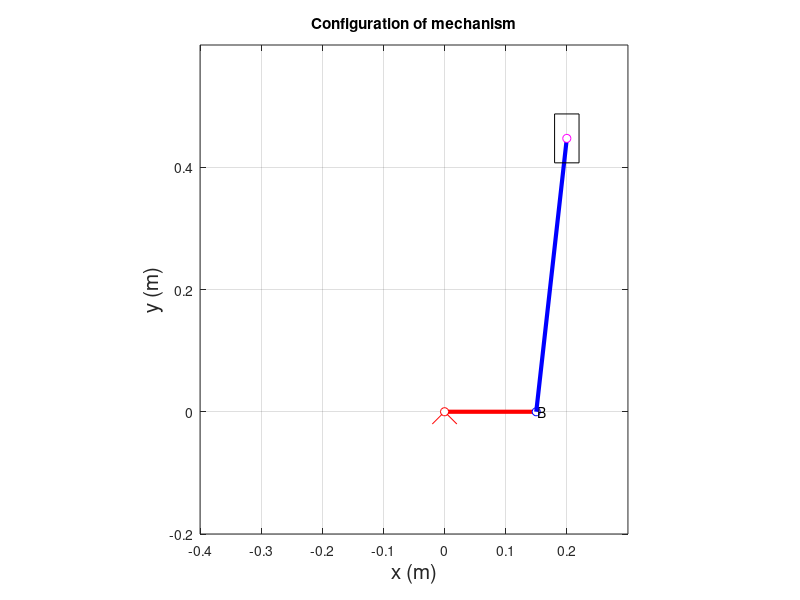
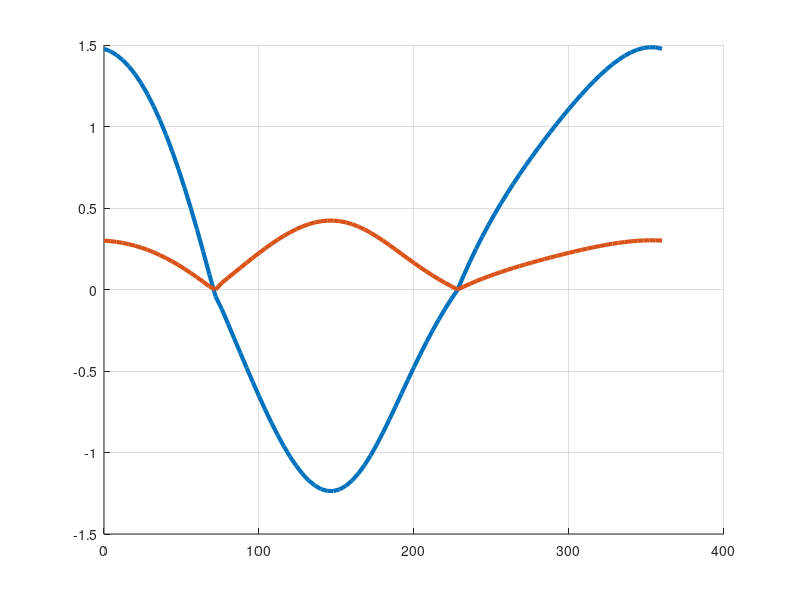

Here is the MATLAB script that generated these plots, in order: (Note: this script raises an error after producing the figures.)
%% MIE301 Lab 4
%% Starter Code - Calculate mechanism motion and plot it

close all; % closes all figures
clear all; % clears all variables from memory
clc;       % clears all calculations from the Matlab workspace

% Plot Parameters: these will be used to set the axis limits on the figure
% (units: 'm')
xmin= -0.4; % leftmost window edge
xmax= 0.3;  % rightmost window edge
ymin= -0.2; % bottom window edge
ymax= 0.6;  % top window edge

% Crank rotation angles (theta2)

theta2_deg=(0:4:360);     %forming the theta2 vector in degrees
theta2=pi/180*theta2_deg; %converting the degrees to radians
steps=length(theta2);     %calculating the length of the theta2 vector

% Dimensions of links and offset 
r2= 15/100;           % link #2 length r2, m
r3= 45/100;           % link #3 length r3, m
b = 20/100;           % offset, m
m = 0.8;              % mass of slider (kg)
g = 9.81;             % gravity in m/s^2
% set up figure
figure;                       %create new figure
%set(1,'WindowStyle','Docked')    %dock the figure
%% calculate mechanism motion and plot it

for i=1:steps                             % step through motion of the mechanism
    hold off;    
    
    % Draw Link 2:
    Ax(i) = 0;                            % pivot point of link 2 position
    Ay(i) = 0;                            % pivot point of link 2 position
    Bx(i) = r2*cos( theta2(i) );          % x-position of point B
    By(i) = r2*sin( theta2(i) );          % y-position of point B
    plot( [Ax(i) Bx(i)], [Ay(i), By(i)],'Color','r','LineWidth',3 ); % draw the link from A to B for the current configuration
    hold on;
    grid on;    
    
    % Draw Base Pivot:
    recsz = 0.02;                                   % size of drawn base pivot
    plot([0,recsz],[0,-recsz],'r');                 % draw base pivot
    plot([0,-recsz],[0,-recsz],'r');                % draw base pivot
    plot(0,0,'ro','MarkerFaceColor','w');           % draw a small circle at the base pivot point
    plot(Bx(i), By(i), 'bo','MarkerFaceColor','w'); % draw a small circle at B
    text(Bx(i)+.002, By(i), 'B','color','k');       % label point B    
    
    % Calculate D here:
    theta3(i) = acos((b-Bx(i))/r3);                 % angle theta_3
    Cx(i) = b;                                      % x-position of point C
    Cy(i) = r2*sin(theta2(i))+ r3*sin(theta3(i));   % y-position of point C
    
    % Draw Link 3:
    plot( [Bx(i), Cx(i)], [ By(i), Cy(i)],'Color','b','LineWidth',3 ); % draw the link from B to C for the current configuration
    plot(Cx(i),Cy(i),'mo','MarkerFaceColor','w');           % draw a small circle at the piston pivot point C
    
    % Draw piston:
    rectangle('position',[ Cx(i)-.02, Cy(i)-.04, 0.04, .08 ] ); % draw the piston itself [x y w h]
    
    % Figure properties 
    hold on;                           % draw on top of the current figure
    xlabel('x (m)', 'fontsize', 15);   % axis label
    ylabel('y (m)', 'fontsize', 15);   % axil label 
    axis equal;                        % make sure the figure is not stretched
    title('Configuration of mechanism');  % add a title to the figure
    axis( [xmin xmax ymin ymax] );        % figure axis limits 
    %pause(0.05);                          % wait to proceed to next configuration, seconds
end

%% Part I - Quasi-Static Force Analysis
%% b): Plot torque for cases with finite and negligible mass of slider

% find the theta2 at max and min position in order to find the direction of
% friction force during rotation

for i=1:steps                        % step through motion of the mechanism
    Bx(i) = r2*cos(theta2(i));     
    theta3(i) = acos((b-Bx(i))/r3);
    D(i) = r2*sin(theta2(i))+ r3*sin(theta3(i));
end
    [maxD, IndDmax] = max(D);    % max position of slider
    [minD, IndDmin] = min(D);    % min position of slider
    theta2_max=theta2(IndDmax);  % theta2 at maximum D
    theta2_min=theta2(IndDmin);  % theta2 at minimum D

% find torque;-
%Step1: write the condition to define the direction of friction force
%Step2: compute torque

m_vec = [m 0];  % creating a vector masses; 1st value is 0.8 second is 0 (mass and massless case)
for j=1:length(m_vec)  %step through different mass
    for i=1:steps

        % write nested condition do define the direction of friction force
         if  theta2(i) == theta2_min || theta2(i) == theta2_max
             F=0;
         elseif theta2(i) < theta2_max || theta2(i) > theta2_min
             F=2;
         else
             F=-2;
         end
        
        % compute torque 
        F34 = (m_vec(j)*g + F)/(sin(theta3(i)));
        F32 = -F34;
        M2(i,j) = -r2*F32*sin(theta3(i)-theta2(i)); % torque to be applied by motor, CCW+

    end
end

figure;  % setup figure
%set(2,'WindowStyle','Docked')    %dock the figure
hold on;
plot(theta2*180/pi, M2,'LineWidth',3); % plot M2 array
hold off
grid on  
legend('finite mass (m = 0.8kg)','massless','Location', 'southeast',fontsize=12)
xlabel('\theta_2 (deg)', 'fontsize', 15); 
ylabel('Torque (Nm)', 'fontsize', 15);   
title('Lab4 - Part I b) ');

% Written ans:
% Mass case: initially, M2 (CCW) is positive as you need to lift the slider. When
% the slider comes down, a negative (CW) Moment is needed toallow for
% equillibrium. 
% Massless case: M2 is always positive, as the slider must be 'dragged'
% against friction in both up and down directions
%% Part I, c): Find the angle at which motor experiences absolute peak torque in both cases

for j = 1:length(m_vec)

    % max absolute torque and the index at which it occurs

    if j == 1
        [M_max_case_1, M_max_case_1_ind] = max(abs(M2(:,j))); % Get case 1 index
        case_1_max_angle = theta2(M_max_case_1_ind);
    elseif j == 2
        [M_max_case_2, M_max_case_2_ind] = max(abs(M2(:,j))); % Get case 2 index
        case_2_max_angle = theta2(M_max_case_2_ind);
    end
    % angle at which maxmimum torque occurs in degree
end
case_1_max_angle_deg = case_1_max_angle *180/pi
case_2_max_angle_deg = case_2_max_angle *180/pi
%% Part I, d): Work Calculations for both cases

stroke = maxD - minD;
frictional_work = 2*F*stroke  % Friction acts while going up and down

for j=1:length(m_vec)
    work = 0;
    for i = 1:steps-1
        MW_partial = M2(i,j)*(theta2(i+1)-theta2(i)); % calulate the partial work
        work = work + MW_partial;        % sum partial works
    end
    motor_work(j) = work;  %storing the value of motor work for jth mass
end

disp(motor_work)   %displaying the work of motor for both cases
% The Work in both cases are the same because work due to gravity in case one cancels out
% Total gravity work = m*g*d*cos(180*) - m*g*d*cos(0*) = -m*g*d + m*g*d = 0

% save the value of M2 vector for a=2cm as it is needed in the Part II f.)
M2_static=M2(:,1);
%% Part II, Dynamic Force Analysis

clearvars -except M2_static   % clear all variables except variable on line 140

% Crank rotation angles (theta2)
theta2_deg=(0:4:360);
theta2=pi/180*theta2_deg;
steps=length(theta2);

% Mechanism parameters
r2= 15/100;           % link #2 length r2, m
r3= 45/100;           % link #3 length r3, m
b = 20/100;           % offset, m
m = 0.8;              % mass of slider (kgs)
g = 9.81;             % gravity in m/s^2
%% f): Compute the torque at various speeds for m = 0.8 kg

%%%%%%%%%%%%%%%%%%%%%%%%%%%%%%%%%%%%%%%%%%%%%%%%%%%%%%%%%%%%%%%%%%%%%%%%%%%%
%Numerical approach

%calculate theta3
theta3 = acos((b - r2*cos(theta2))/r3);

%calculate D
D = r2*sin(theta2) + r3*sin(theta3); 

%initialize rotation rate vector 
theta2_dot = 10:40:130; % rpm
rpm_steps = length(theta2_dot); %number of speeds for which analysis is performed

for j=1:rpm_steps
    
    %forming the time vector 
    t_rev=60/theta2_dot(j);  % finding time per revolution in seconds
    time=linspace(0,t_rev,steps);  %time vector

    %form velocity vector, prepend 0 and store it for jth motor spped
    D_dot = diff(D)./diff(time);                   % velocities for a given speed
    D_dot = [0, D_dot];                            % prepend zero to keep the length of the vector same as time vector
    velocity(:,j) = D_dot;                         % calculated velocity stored for a given motor speed
    
    %form acceleration vector, prepend 0 and store it for jth motor spped
    D_double_dot = diff(D_dot)./diff(time);        % acceleration for a given speed
    D_double_dot = [0, D_double_dot];               % prepend zero to keep the length of the vector same as time vector
    acceleration(:,j) = D_double_dot;      % calculated acceleration stored for a given motor speed
    
    for i=1:steps
        
        %write the if-else condition which determines the direction of
        %friction force using velocity this time 

        if  velocity(i,j) > 0
            F = 2;
        elseif velocity(i, j) == 0
            F = 0;
        else
            F = -2;
        end

        % compute torque (maths explained in the lab)
        F34 = (m*g + F + m*acceleration(i,j))/(sin(theta3(i)));
        F32 = -F34;
        M2(i,j) = -r2*F32*sin(theta3(i)-theta2(i)); % torque to be applied by motor, CCW+
    end
end

% setup figure 3
figure; 
%set(3,'WindowStyle','Docked')

% plot the M2 vector for all the rotation speeds and M2 vector for static case
plot(theta2*180/pi, M2,theta2*180/pi,M2_static,'LineWidth',1.1);

% plotting details
grid on
legend('\omega_2 = 10 rpm','\omega_2 = 50 rpm','\omega_2 = 90 rpm','\omega_2 = 130 rpm','static')
xlabel('\theta_2 (deg)', 'fontsize', 15); 
ylabel('Torque (Nm)', 'fontsize', 15);   
title('Lab4 - Part II f)');